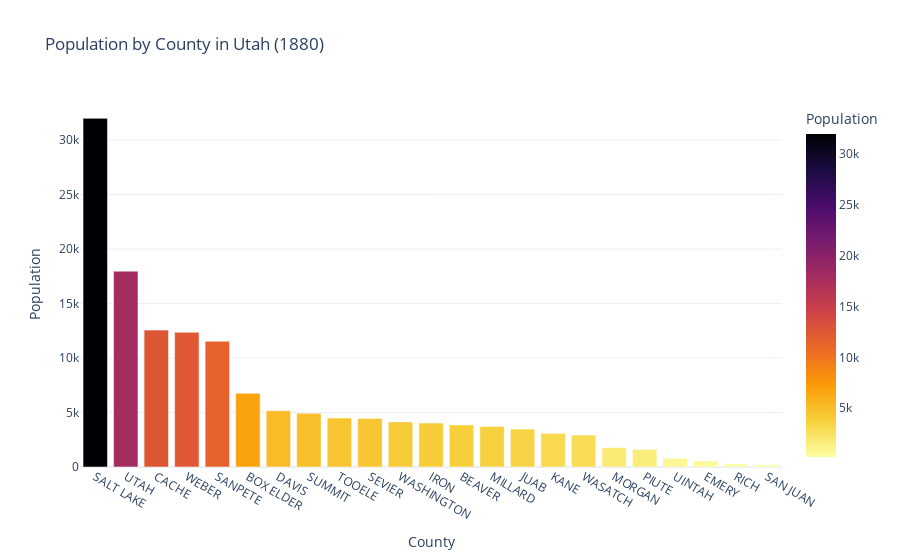

This figure's notebook cell:
### Code cell
# Add color and use a cleaner template
fig = px.bar(
    county_counts,
    x='county',
    y='count',
    title='Population by County in Utah (1880)',
    labels={'county': 'County', 'count': 'Population'},
    color='count',                     # Color bars by population
    color_continuous_scale='Inferno_r',  # Use a reversed color scale
    template='plotly_white'            # Use a clean white template
)

# Display the chart
fig.show()

### Figure 1 — Plotly figure (JSON) as saved in the notebook; plotly's stock layout.template omitted (floating-point values rounded to 4 significant figures)
{"data": [{"alignmentgroup": "True", "hovertemplate": "County=%{x}<br>Population=%{marker.color}<extra></extra>", "legendgroup": "", "marker": {"color": [31989, 17967, 12562, 12358, 11538, 6766, 5166, 4921, 4496, 4457, 4140, 4034, 3864, 3719, 3477, 3090, 2928, 1783, 1616, 799, 556, 281, 204], "coloraxis": "coloraxis", "pattern": {"shape": ""}}, "name": "", "offsetgroup": "", "orientation": "v", "showlegend": false, "textposition": "auto", "type": "bar", "x": ["SALT LAKE", "UTAH", "CACHE", "WEBER", "SANPETE", "BOX ELDER", "DAVIS", "SUMMIT", "TOOELE", "SEVIER", "WASHINGTON", "IRON", "BEAVER", "MILLARD", "JUAB", "KANE", "WASATCH", "MORGAN", "PIUTE", "UINTAH", "EMERY", "RICH", "SAN JUAN"], "xaxis": "x", "y": [31989, 17967, 12562, 12358, 11538, 6766, 5166, 4921, 4496, 4457, 4140, 4034, 3864, 3719, 3477, 3090, 2928, 1783, 1616, 799, 556, 281, 204], "yaxis": "y"}], "layout": {"autosize": true, "barmode": "relative", "coloraxis": {"colorbar": {"title": {"text": "Population"}}, "colorscale": [[0, "#fcffa4"], [0.1111, "#f7d13d"], [0.2222, "#fb9b06"], [0.3333, "#ed6925"], [0.4444, "#cf4446"], [0.5556, "#a52c60"], [0.6667, "#781c6d"], [0.7778, "#4a0c6b"], [0.8889, "#1b0c41"], [1, "#000004"]]}, "legend": {"tracegroupgap": 0}, "title": {"text": "Population by County in Utah (1880)"}, "xaxis": {"anchor": "y", "autorange": true, "domain": [0, 1], "range": [-0.5, 22.5], "title": {"text": "County"}, "type": "category"}, "yaxis": {"anchor": "x", "autorange": true, "domain": [0, 1], "range": [0, 33670.0], "title": {"text": "Population"}, "type": "linear"}}}
